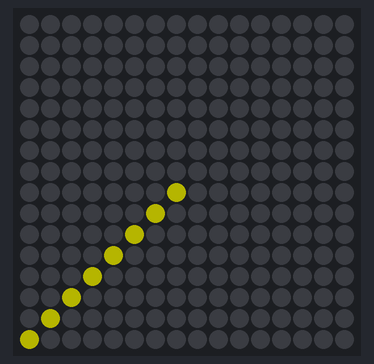
A program run on a simulated Raspberry Pi (BCM pin numbers) with a Unicorn HAT HD. On the bench: 16×16 RGB LED matrix. Dim RGB values are drawn brighter than linear. At 0.0 s the program stops and its outputs stay as they are.

Above: at 0.1 s.

The program:

Begin1.py
```python
import unicornhathd as uch
uch.brightness(0.25)

(width,height) = uch.get_shape()

uch.set_pixel(0,0,255,255,0)
uch.set_pixel(1,1,255,255,0)
uch.set_pixel(2,2,255,255,0)
uch.set_pixel(3,3,255,255,0)
uch.set_pixel(4,4,255,255,0)
uch.set_pixel(5,5,255,255,0)
uch.set_pixel(6,6,255,255,0)
uch.set_pixel(7,7,255,255,0)

uch.show()
```
